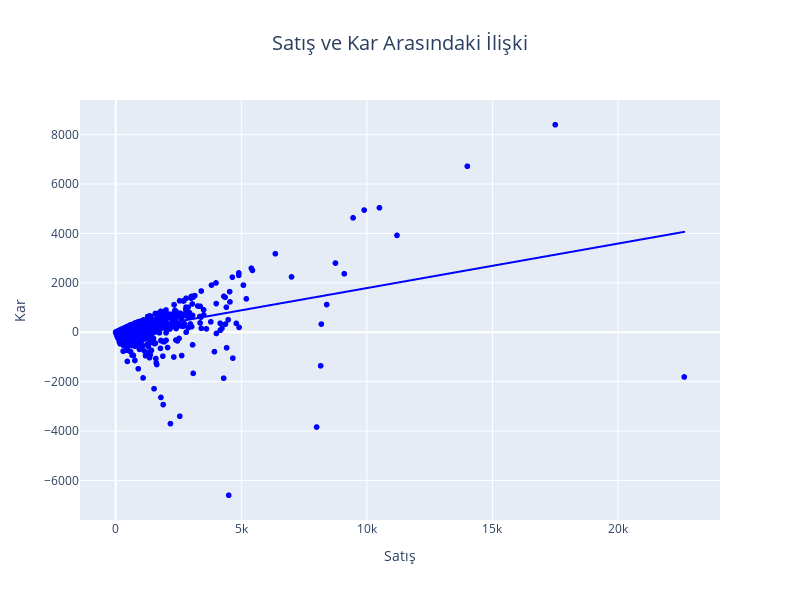

The notebook cell saved with this chart:
### Code cell
X = df5['Sales_v2']
X = sm.add_constant(X)
y = df5['Profit_v2']
model = sm.OLS(y, X).fit()
df5['predictions'] = model.predict(X)
fig = px.scatter(df5, x='Sales_v2', y='Profit_v2', trendline='ols', title='Satış ve Kar Arasındaki İlişki', labels={'Sales_v2': 'Satış', 'Profit_v2': 'Kar'}, color_discrete_sequence=['blue'])
fig.update_layout(xaxis_title='Satış', yaxis_title='Kar', title_x=0.5, title_font=dict(size=20), width=800, height=600)
fig.show()

### Figure 1 — Plotly figure (JSON) as saved in the notebook; plotly's stock layout.template omitted (floating-point values rounded to 4 significant figures; data arrays with more than 128 entries replaced by an {"elided": "..."} marker saying what was removed)
{"data": [{"hovertemplate": "Satış=%{x}<br>Kar=%{y}<extra></extra>", "legendgroup": "", "marker": {"color": "blue", "symbol": "circle"}, "mode": "markers", "name": "", "showlegend": false, "type": "scattergl", "x": {"elided": "9994 float values"}, "xaxis": "x", "y": {"elided": "9994 float values"}, "yaxis": "y"}, {"hovertemplate": "<b>OLS trendline</b><br>Profit_v2 = 0.180067 * Sales_v2 + -12.7329<br>R<sup>2</sup>=0.229503<br><br>Satış=%{x}<br>Kar=%{y} <b>(trend)</b><extra></extra>", "legendgroup": "", "marker": {"color": "blue", "symbol": "circle"}, "mode": "lines", "name": "", "showlegend": false, "type": "scattergl", "x": {"elided": "9994 float values"}, "xaxis": "x", "y": {"elided": "9994 float values"}, "yaxis": "y"}], "layout": {"height": 600, "legend": {"tracegroupgap": 0}, "title": {"font": {"size": 20}, "text": "Satış ve Kar Arasındaki İlişki", "x": 0.5}, "width": 800, "xaxis": {"anchor": "y", "domain": [0, 1], "title": {"text": "Satış"}}, "yaxis": {"anchor": "x", "domain": [0, 1], "title": {"text": "Kar"}}}}
